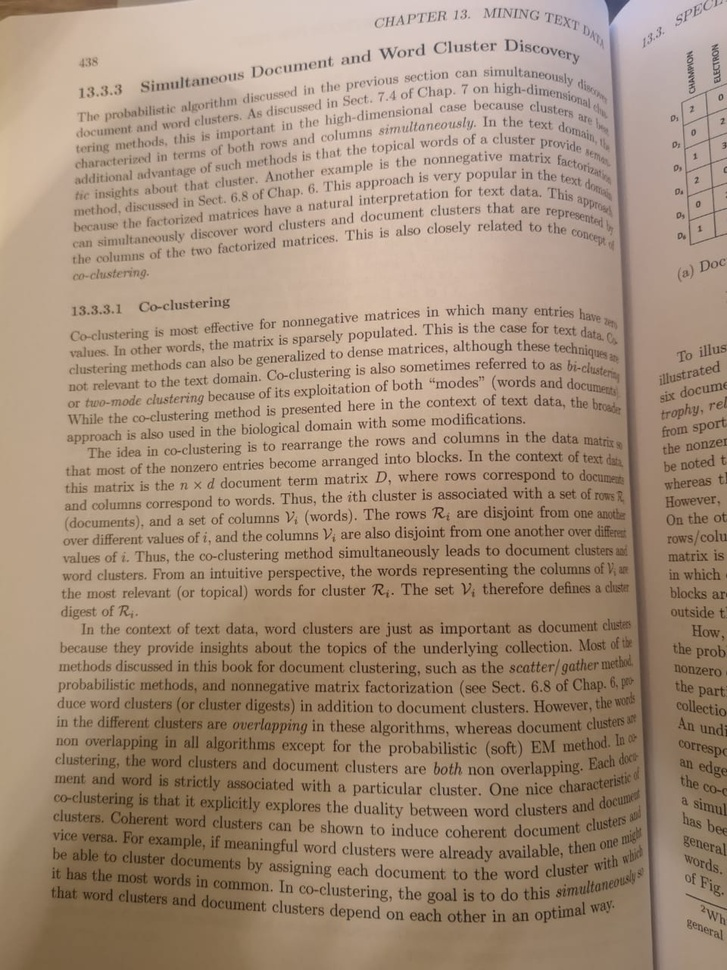
#> input picture images/scan.jpg, 727 x 970 px, shrunk from 960 x 1280 before the run, found by its file name
$ python bookimage.py
#> lines starting #> are read from the running program, lines starting #| are printed output that depends on the picture; after the words box and inside, x2 and y2 are one past the last pixel; in counts of white or black regions, pixels touching at a corner belong together
import cv2
import numpy as np
from matplotlib import pyplot as plt
from skimage.filters import threshold_local

def imshow(title="image", image=None, size=6):
    w, h = image.shape[0], image.shape[1]
    aspect_ratio = w/h
    plt.figure(figsize=(size * aspect_ratio, size))
    plt.imshow(cv2.cvtColor(image, cv2.COLOR_BGR2RGB))
    plt.title(title)
    plt.show()

image = cv2.imread('D:/very test/learnCV/source/modernComputyerVision_Udemy/images/scan.jpg')
#> image is the input picture: shape (970, 727, 3); mean B, G, R 121.3, 141.8, 163.9
# imshow("orginal", image)

V = cv2.split(cv2.cvtColor(image, cv2.COLOR_BGR2HSV))[2]
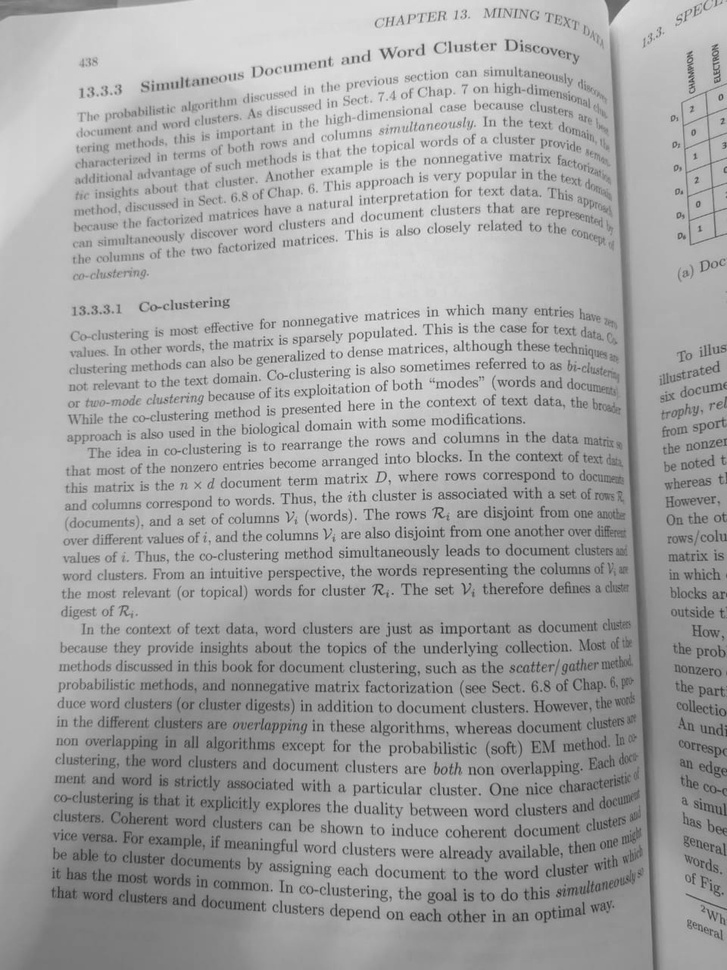
#> V: shape (970, 727); min 37, max 232, mean 163.9
T = threshold_local(V, 25, offset=15, method="gaussian")
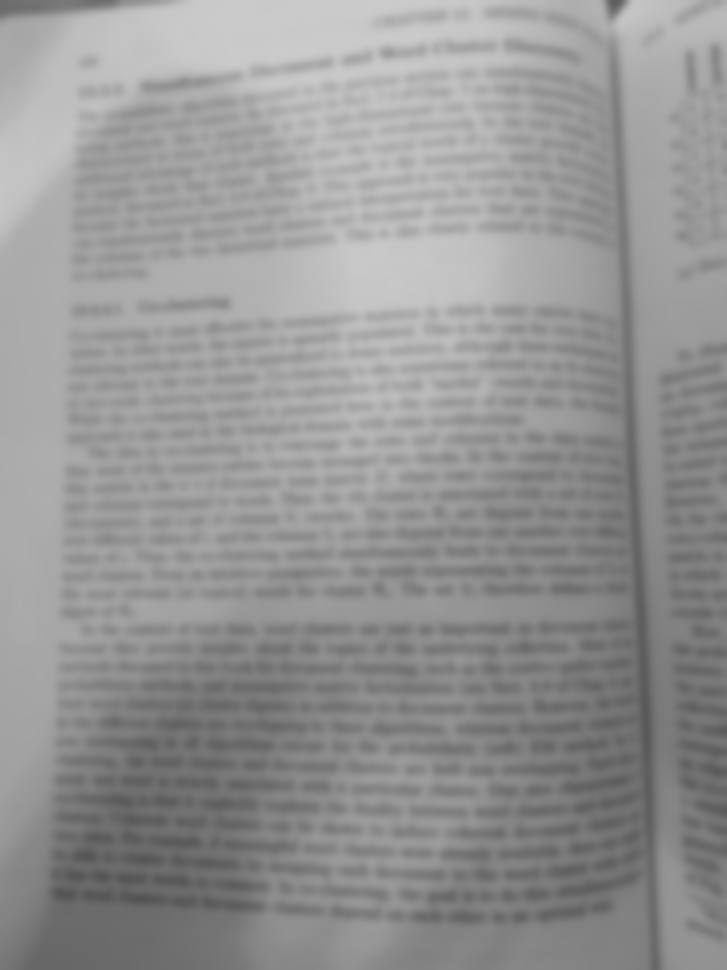
#> T: shape (970, 727) float64; min 84, max 203.9, mean 148.9

thresh = (V>T).astype("uint8") * 255
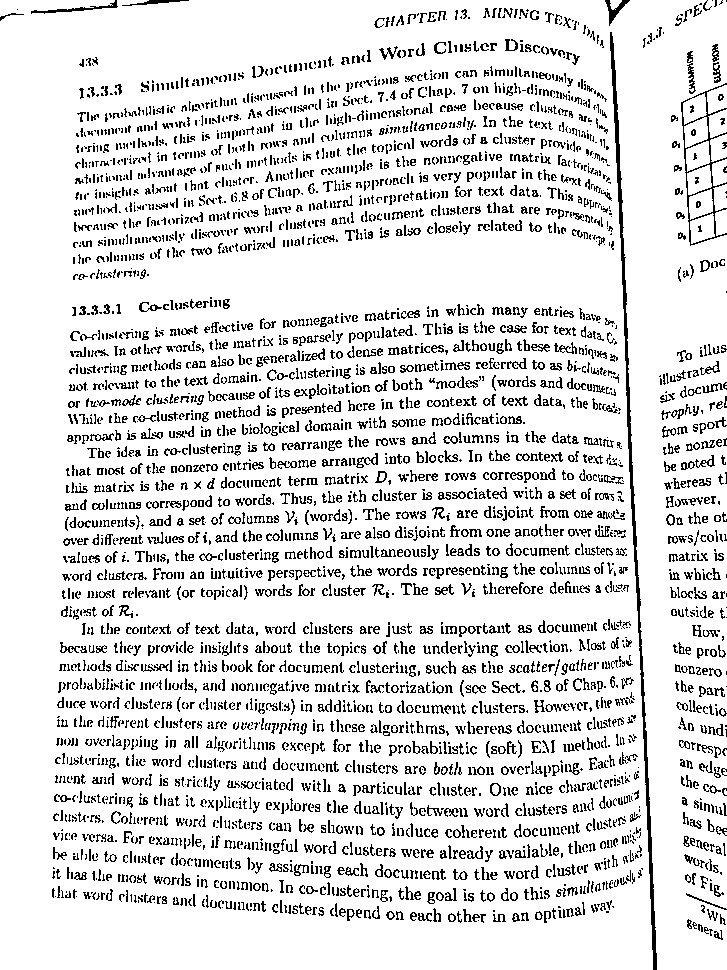
#> thresh: shape (970, 727); 87% white; black in thin lines or dots
imshow("threshold_local", thresh)

$ run again, with images/kitten.jpg copied over images/scan.jpg
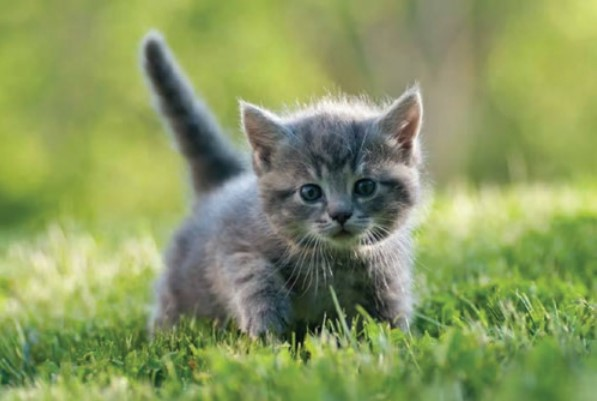
#> input picture images/kitten.jpg, 597 x 401 px, found by its file name
#> image is the input picture: shape (401, 597, 3); mean B, G, R 95.8, 152.8, 137.3
#> `T = threshold_local(V, 25, offset=15, method="gaussian")`:
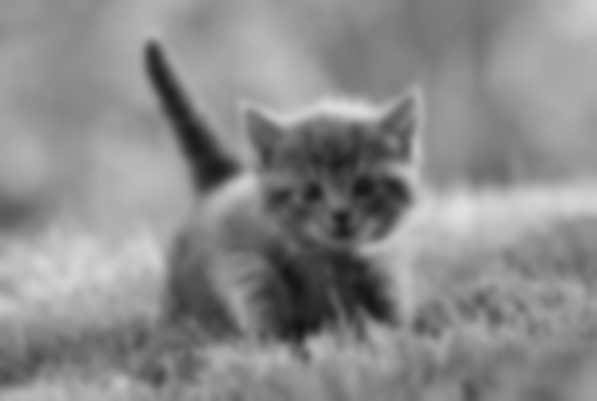
#> T: shape (401, 597) float64; min 20.54, max 224.4, mean 139
#> `thresh = (V>T).astype("uint8") * 255`:
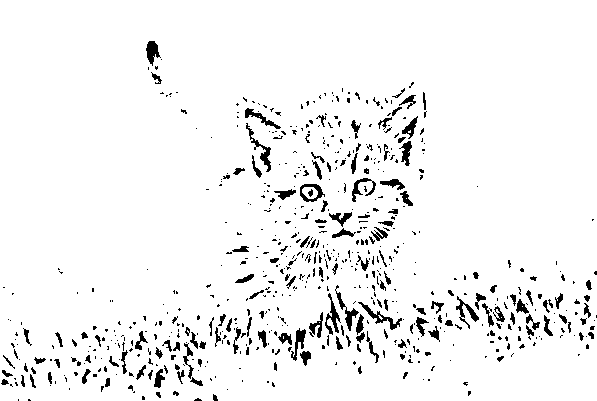
#> thresh: shape (401, 597); 94.9% white; 664 black regions (502 under 20 px), largest, box (x1, y1, x2, y2) and area: (246, 123, 271, 172) 246, (358, 302, 402, 330) 246, (325, 293, 341, 335) 230
